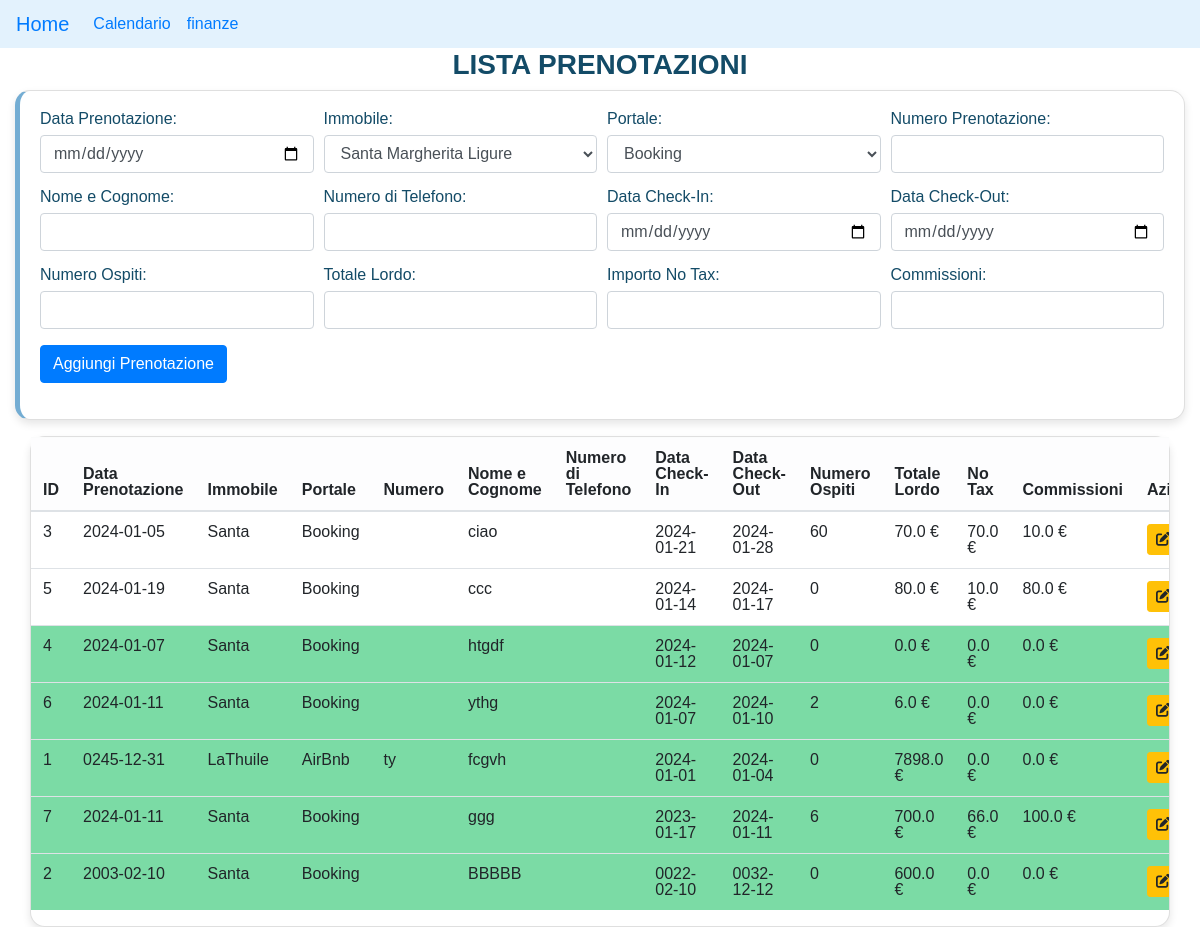
The page / on the database its author committed.
### flask_app.py (models this page shows, shortened)
class Reservation(db.Model):
    id = db.Column(db.Integer, primary_key=True)
    data_prenotazione = db.Column(db.Date, nullable=False)
    immobile = db.Column(db.String(50), nullable=False)
    portale = db.Column(db.String(50), nullable=False)
    numero = db.Column(db.String(50), nullable=False)
    nome_cognome = db.Column(db.String(100), nullable=False)
    numero_telefono = db.Column(db.String(15), nullable=False)
    data_checkin = db.Column(db.Date, nullable=False)
    data_checkout = db.Column(db.Date, nullable=False)
    numero_ospiti = db.Column(db.Integer, nullable=False)
    totale_lordo = db.Column(db.Float, nullable=False)
    no_tax = db.Column(db.Float, nullable=False)
    commissioni = db.Column(db.Float, nullable=False)
    stato = db.Column(db.String(15), nullable=False, default='In attesa')

### flask_app.py (the view)
@app.route('/')
def Prenotazioni():
    reservations = Reservation.query.all()
    reservations = get_reservations_sorted_by_checkin()
    return render_template('Prenotazioni.html', reservations=reservations)

### flask_app.py (called while the page is built)
def get_reservations_sorted_by_checkin():
    return Reservation.query.order_by(Reservation.data_checkin.desc()).all()

### templates/Prenotazioni.html (shortened to what this page needs)
<!DOCTYPE html>
<html lang="it">
<head>
    <link href="https://stackpath.bootstrapcdn.com/bootstrap/4.5.2/css/bootstrap.min.css" rel="stylesheet">
    <link rel="stylesheet" type="text/css" href="https://cdn.datatables.net/1.11.6/css/jquery.dataTables.css">
    <link rel="stylesheet" href="https://cdnjs.cloudflare.com/ajax/libs/font-awesome/5.15.1/css/all.min.css">
    <link rel="stylesheet" type="text/css" href="https://cdn.datatables.net/1.10.21/css/jquery.dataTables.css">
</head>
<body>
    <nav class="navbar navbar-expand-lg" style="background-color: #e3f2fd;" >
        <a class="navbar-brand" href="/">Home</a>
        <div class="collapse navbar-collapse" id="navbarNav">
            <ul class="navbar-nav">
                <li class="nav-item">
                    <a class="nav-link" href="/Calendario"> Calendario</a>
                </li>
                <li class="nav-item">
                    <a class="nav-link" href="/finanze">finanze</a>
                </li>
            </ul>
        </div>
    </nav>
    <h3>LISTA PRENOTAZIONI</h3>
    <div class="container-fluid">
        <div class="row">
            <div class="col-12">
                <div class="card mb-3 colored-box">
                    <div class="card-body">
                        <div id="prenotat-form" class="pprenotat-form">
                            <form action="/aggiungi_prenotazione" method="post" class="form-row">
                                <div class="form-group col-md-3">
                                    <label for="data_prenotazione">Data Prenotazione:</label>
                                    <input type="date" name="data_prenotazione" class="form-control" required>
                                </div>
                                <div class="form-group col-md-3">
                                    <label for="immobile">Immobile:</label>
                                    <select name="immobile" class="form-control" required>
                                        <option value="Santa">Santa Margherita Ligure</option>
                                    </select>
                                </div>
                                <div class="form-group col-md-3">
                                    <label for="portale">Portale:</label>
                                    <select name="portale" class="form-control" required>
                                        <option value="Booking">Booking</option>
                                    </select>
                                </div>
                                <div class="form-group col-md-3">
                                    <label for="numero">Numero Prenotazione:</label>
                                    <input type="text" name="numero" class="form-control">
                                </div>
                                <div class="form-group col-md-3">
                                    <label for="nome_cognome">Nome e Cognome:</label>
                                    <input type="text" name="nome_cognome" class="form-control" required>
                                </div>
                                <div class="form-group col-md-3">
                                    <label for="numero_telefono">Numero di Telefono:</label>
                                    <input type="tel" name="numero_telefono" class="form-control">
                                </div>
                                <div class="form-group col-md-3">
                                    <label for="data_checkin">Data Check-In:</label>
                                    <input type="date" name="data_checkin" class="form-control" required>
                                </div>
                                <div class="form-group col-md-3">
                                    <label for="data_checkout">Data Check-Out:</label>
                                    <input type="date" name="data_checkout" class="form-control" required>
                                </div>
                                <div class="form-group col-md-3">
                                    <label for="numero_ospiti">Numero Ospiti:</label>
                                    <input type="number" name="numero_ospiti" class="form-control" step="0.1">
                                </div>
                                <div class="form-group col-md-3">
                                    <label for="totale_lordo">Totale Lordo:</label>
                                    <input type="number" name="totale_lordo" class="form-control" step="0.01">
                                </div>
                                <div class="form-group col-md-3">
                                    <label for="no_tax">Importo No Tax:</label>
                                    <input type="number" name="no_tax" class="form-control" step="0.01">
                                </div>
                                <div class="form-group col-md-3">
                                    <label for="commissioni">Commissioni:</label>
                                    <input type="number" name="commissioni" class="form-control" step="0.01">
                                </div>
                                <div class="form-group col-md-12">
                                    <input type="submit" class="btn btn-primary" value="Aggiungi Prenotazione">
                                </div>
                            </form>
                    </div>
                </div>
            </div>
        </div>
    </div>
    <div class="col-12">
        <div class="card">
          <div class="table-responsive">
            <table class="table">
              <thead class="table-light">
                          <tr>
                                        <th>ID</th>
                                        <th>Data Prenotazione</th>
                                        <th>Immobile</th>
                                        <th>Portale</th>
                                        <th>Numero</th>
                                        <th>Nome e Cognome</th>
                                        <th>Numero di Telefono</th>
                                        <th>Data Check-In  </th>
                                        <th>Data Check-Out</th>
                                        <th>Numero Ospiti</th>
                                        <th>Totale Lordo</th>
                                        <th>No Tax</th>
                                        <th>Commissioni</th>
                                        <th>Azioni</th>
                                    </tr>
                                </thead>
                                <tbody>
                                    {% for reservation in reservations %}
                                        <tr>
                                            <td>{{ reservation.id }}</td>
                                            <td     name="nuovo_data_prenotazione">{{ reservation.data_prenotazione }}</td>
                                            <td     name="nuovo_immobile">{{ reservation.immobile }}</td>
                                            <td     name="nuovo_portale">{{ reservation.portale }}</td>
                                            <td     name="nuovo_numero">{{ reservation.numero }}</td>
                                            <td     name="nuovo_nome_cognome">{{ reservation.nome_cognome }}</td>
                                            <td     name="nuovo_numero_telefono">{{ reservation.numero_telefono }}</td>
                                            <td     name="nuovo_data_checkin">{{ reservation.data_checkin }}</td>
                                            <td     name="nuovo_data_checkout">{{ reservation.data_checkout }}</td>
                                            <td     name="nuovo_numero_ospiti">{{ reservation.numero_ospiti }}</td>
                                            <td     name="nuovo_totale_lordo">{{ reservation.totale_lordo }} €</td>
                                            <td     name="nuovo_no_tax">{{ reservation.no_tax }} €</td>
                                            <td     name="nuovo_commissioni">{{ reservation.commissioni }} €</td>
                                            <td>
                                                <div class="row">
                                                    <div class="col-md-6">
                                                        <a href="{{ url_for('modifica_prenotazione', id=reservation.id) }}" class="btn btn-warning btn-sm"><i class="fa-solid fa-pen-to-square"></i></a>
                                                    </div>
                                                </div>
                                            </td>
                                    {% endfor %}
                                </tbody>
                            </table>
                            </div>
                        </div>
                    </div>
    </div>
</body>
</html>

### templates/Prenotazioni.html (style rules this page uses)
body { line-height: 1; color: #134b67; font-family: 'Work Sans', sans-serif; }
.card { border-radius: 15px; box-shadow: 0 4px 8px rgba(0, 0, 0, 0.1); margin-bottom: 0px; }
h3 { text-transform: uppercase; text-align: center; color: #134b67; font-family: 'Work Sans', sans-serif; font-weight: 900; }
.colored-box { background-color: #ffffff; border-left: 5px solid #74add3; }

### rows shown on the page
Reservation: id "3", data_prenotazione "2024-01-05", immobile "Santa", portale "Booking", nome_cognome "ciao", data_checkin "2024-01-21", data_checkout "2024-01-28", numero_ospiti "60", totale_lordo "70.0", no_tax "70.0", commissioni "10.0"
Reservation: id "5", data_prenotazione "2024-01-19", immobile "Santa", portale "Booking", nome_cognome "ccc", data_checkin "2024-01-14", data_checkout "2024-01-17", numero_ospiti "0", totale_lordo "80.0", no_tax "10.0", commissioni "80.0"
Reservation: id "4", data_prenotazione "2024-01-07", immobile "Santa", portale "Booking", nome_cognome "htgdf", data_checkin "2024-01-12", data_checkout "2024-01-07", numero_ospiti "0", totale_lordo "0.0", no_tax "0.0", commissioni "0.0"
Reservation: id "6", data_prenotazione "2024-01-11", immobile "Santa", portale "Booking", nome_cognome "ythg", data_checkin "2024-01-07", data_checkout "2024-01-10", numero_ospiti "2", totale_lordo "6.0", no_tax "0.0", commissioni "0.0"
Reservation: id "1", data_prenotazione "0245-12-31", immobile "LaThuile", portale "AirBnb", numero "ty", nome_cognome "fcgvh", data_checkin "2024-01-01", data_checkout "2024-01-04", numero_ospiti "0", totale_lordo "7898.0", no_tax "0.0", commissioni "0.0"
Reservation: id "7", data_prenotazione "2024-01-11", immobile "Santa", portale "Booking", nome_cognome "ggg", data_checkin "2023-01-17", data_checkout "2024-01-11", numero_ospiti "6", totale_lordo "700.0", no_tax "66.0", commissioni "100.0"
Reservation: id "2", data_prenotazione "2003-02-10", immobile "Santa", portale "Booking", nome_cognome "BBBBB", data_checkin "0022-02-10", data_checkout "0032-12-12", numero_ospiti "0", totale_lordo "600.0", no_tax "0.0", commissioni "0.0"
